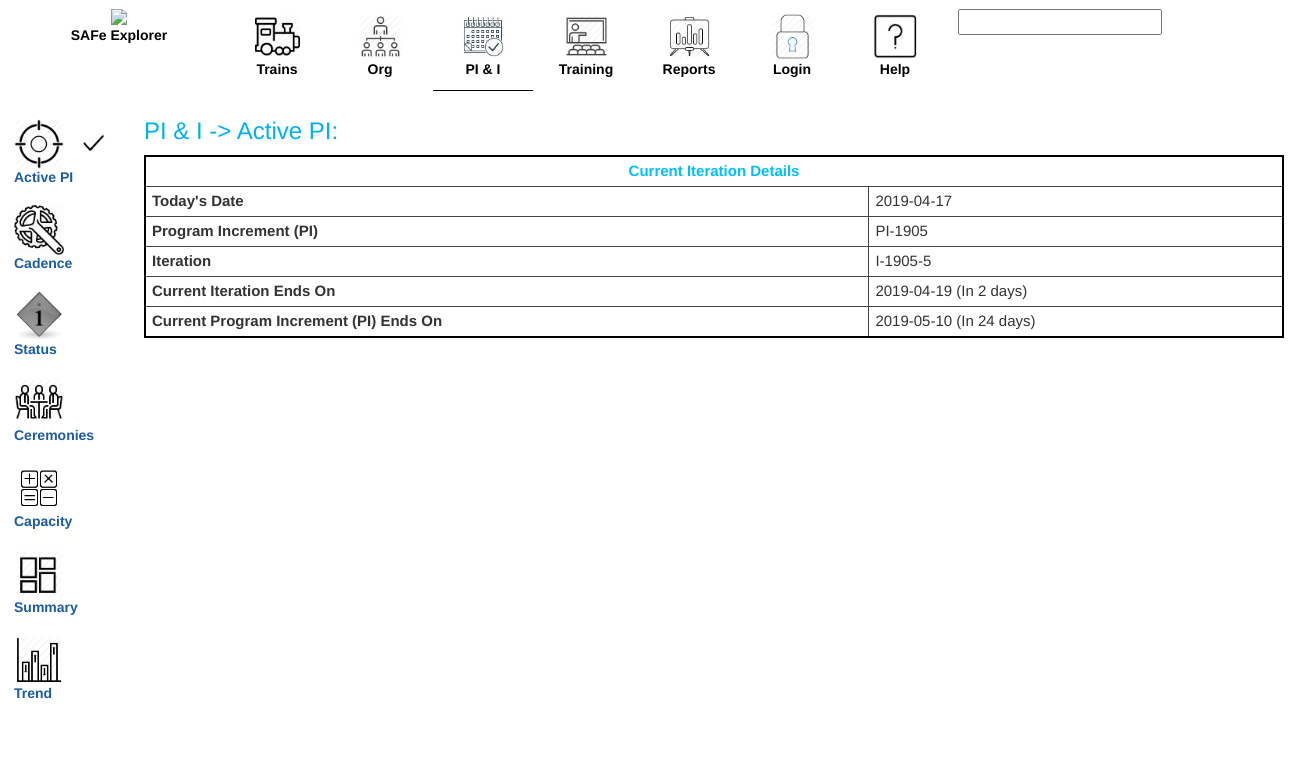
The page /piplanning_active_pi.php on the database its author committed.
### tables this page shows
CREATE TABLE `cadence` (
  `sequence` int(11) NOT NULL,
  `PI_id` varchar(255) NOT NULL,
  `iteration_id` varchar(255) NOT NULL,
  `start_date` date NOT NULL,
  `end_date` date NOT NULL,
  `duration` int(5) DEFAULT NULL,
  `safe_comments` varchar(255) DEFAULT NULL,
  `release_overlay` varchar(255) DEFAULT NULL,
  `comments` varchar(255) DEFAULT NULL
);

### piplanning_active_pi.php (the view, shortened to what this page needs)
<?php
  include("./nav.php");
  global $db;
 ?>
 <div class="right-content">
    <div class="container">
      <h3 style = "color: #01B0F1;">PI & I -> Active PI:</h3>
		<table id="info" cellpadding="2px" cellspacing="0" border="0" class="capacity-table"
             width="100%" style="width: 100%; clear: both; font-size: 15px;">
			<thead>
				<tr>
					<th style="text-align:center" colspan="2" id="capacity-table-td">
					<font color="DeepSkyBlue">Current Iteration Details</th>
				</tr>
			</thead>
		  <tbody>
			  <tr>
				<td id='capacity-table-td' style='font-weight:500;'> <b> Today's Date </b></td>
				<?php
					echo "<td id='capacity-table-td' style='font-weight:500;'>" . date("Y-m-d") . "</td>";
				?>
			  </tr>
			  <tr>
				<td id='capacity-table-td' style='font-weight:500;'><b> Program Increment (PI)</b></td>
				<?php
					$sql = "SELECT *
					FROM `cadence`
					WHERE start_date <= '" . date("Y-m-d") . "'
					AND end_date >= '". date("Y-m-d") . "'";
					$result = $db->query($sql);
					if ($result->num_rows > 0) {
						$row = $result->fetch_assoc();
						echo "<td id='capacity-table-td' style='font-weight:500;'>" . $row["PI_id"] . "</td>";
					} else {
						echo "<td id='capacity-table-td' style='font-weight:500;'>In-between Program Increments</td>";
					}
				?>
			  </tr>
			  <tr>
				<td id='capacity-table-td' style='font-weight:500;'><b> Iteration</b></td>
				<?php
					$sql = "SELECT *
					FROM `cadence`
					WHERE start_date <= '" . date("Y-m-d") . "'
					AND end_date >= '". date("Y-m-d") . "'";
					$result = $db->query($sql);
					if ($result->num_rows > 0) {
						$row = $result->fetch_assoc();
						echo "<td id='capacity-table-td' style='font-weight:500;'>" . $row["iteration_id"] . "</td>";
					} else {
						echo "<td id='capacity-table-td' style='font-weight:500;'>In-between Iterations</td>";
					}
				?>
			  </tr>
			  <tr>
				<td id='capacity-table-td' style='font-weight:500;'><b> Current Iteration Ends On</b></td>
				<?php
					$sql = "SELECT *
					FROM `cadence`
					WHERE start_date <= '" . date("Y-m-d") . "'
					AND end_date >= '". date("Y-m-d") . "'";
					$result = $db->query($sql);
					if ($result->num_rows > 0) {
						$row = $result->fetch_assoc();
						echo "<td id='capacity-table-td' style='font-weight:500;'>" . $row["end_date"];
						$date1 = new DateTime(date("Y-m-d"));
						$date2 = new DateTime($row["end_date"]);
						$interval = $date1->diff($date2);
						echo " (In " . ($interval->days) . " days)";
					} else {
						echo "<td id='capacity-table-td' style='font-weight:500;'>In-between Iterations</td>";
					}
				?>
			  </tr>
			  <tr>
				<td id='capacity-table-td' style='font-weight:500;'><b> Current Program Increment (PI) Ends On </b></td>
				<?php
					$sql = "SELECT *
						FROM
						(	SELECT MIN(start_date) as start_date, MAX(end_date) as end_date
							FROM cadence
							WHERE start_date <= '" . date("Y-m-d") . "'
							OR end_date >= '" . date("Y-m-d") . "'
							GROUP BY PI_ID
						) as PI
						WHERE PI.start_date <= '" . date("Y-m-d") . "'
						AND PI.end_date >= '" . date("Y-m-d") . "'";
					$result = $db->query($sql);
					if ($result->num_rows > 0) {
						$row = $result->fetch_assoc();
						echo "<td id='capacity-table-td' style='font-weight:500;'>" . $row["end_date"];
						$date1 = new DateTime(date("Y-m-d"));
						$date2 = new DateTime($row["end_date"]);
						$interval = $date1->diff($date2);
						echo " (In " . ($interval->days + 1). " days)";
					} else {
						echo "<td id='capacity-table-td' style='font-weight:500;'>In-between Program Increments</td>";
					}
				?>
			</tbody>
		</table>
    </div>
</div>
<?php include("./footer.php"); ?>

### styles/mainStyleSheet.css (style rules this page uses)
body { margin: 0; padding: 0; font-family: "Helvetica", Arial, sans-serif; text-rendering: geometricPrecision; }
#capacity-table-td { border: 1px solid #414649; padding: 6px; }
.capacity-table { border: 2px solid #000000; border-collapse: collapse; }

### styles/style.css (style rules this page uses)
* { font-family: sans-serif; }

### rows shown on the page
cadence: PI "PI-1905", iteration "I-1905-5", end_date "2019-04-19", end_date "2"

### other values the page prints
$row["end_date"] "2019-05-10"
